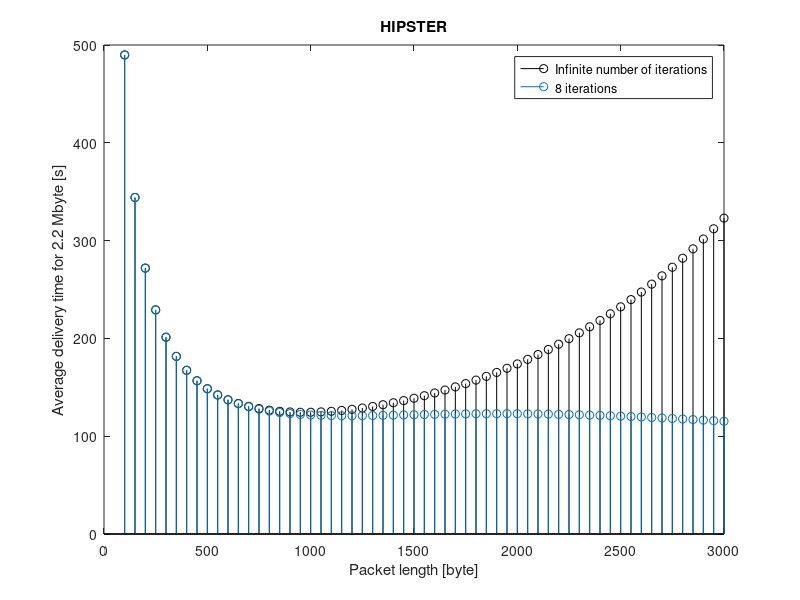
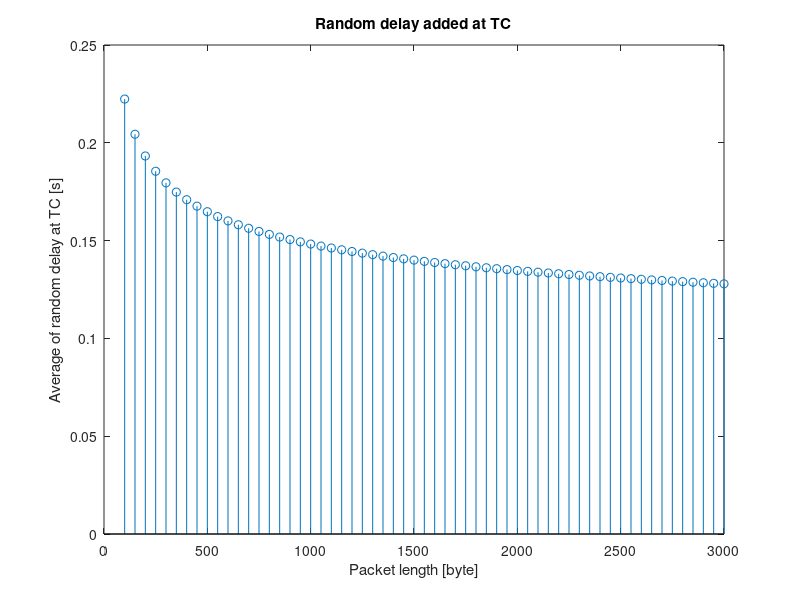
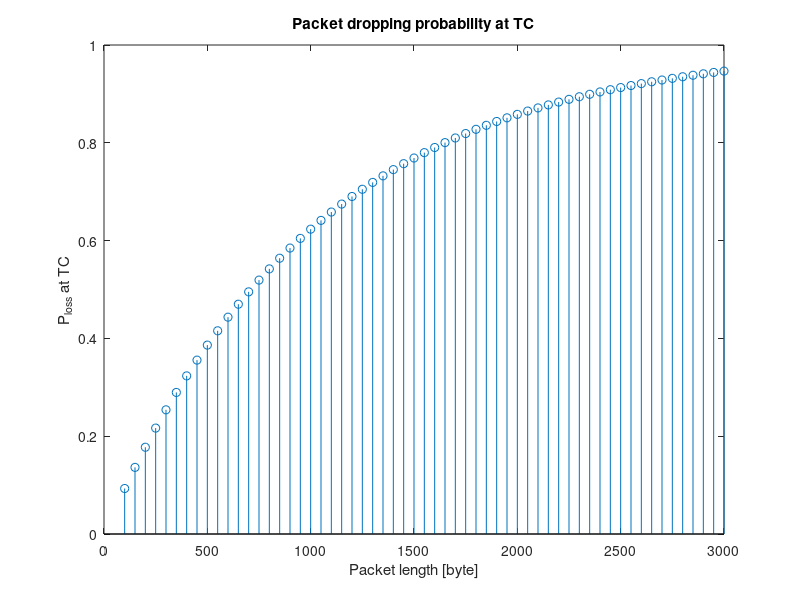
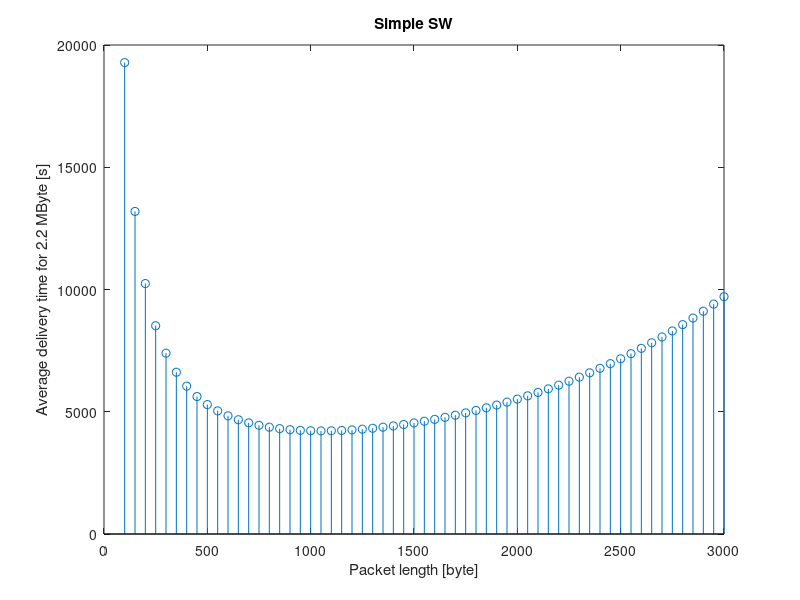

MATLAB code for these plots, in order:
clear all
close all
clc
% compute message delivery time over L for HIPSTER protocol 
% note that the computed times are average time as rand_dl is the average of
% an exp distr

% Please read the attached Comment file in order to understand the results

% Given:
tau1 = 40*10^-3; %s
tau2 = 40*10^-3; %s
R1 = 7*10^6; %bit/s
R2 = 7*10^6; %bit/s
H = 20+8+12; %bytes
H_HIP = 12; %bytes
M = 2.2*10^6; %bytes
comp_wait = 20*10^-3; %s


L = 100:50:3000; %bytes
rand_dl = 1024./log(L).*10^-3; %average!! in s
P_loss = 1 - exp(-L./1024);
number_packets = M./L;
rand_dl_ack = 1024/log(H_HIP)*10^-3;

k = 2*(tau1 + tau2) + H*8*(1/R1 + 1/R2) + rand_dl_ack; %constant in L

T_mat_HIP = k + (L + H)*8/R1 + rand_dl + number_packets.*(comp_wait + (L + 40)*8/R2)./(1-P_loss);%(1 + P_loss + P_loss.^2);
T_mat_ni = k + (L + H)*8/R1 + rand_dl + number_packets.*(comp_wait + (L + 40)*8/R2).*(1-P_loss.^8)./(1-P_loss);

[minval, index] = min(T_mat_HIP);
L_min = index*50


figure
stem(L, T_mat_HIP, 'k')
hold on
stem(L, T_mat_ni)
hold off
xlabel('Packet length [byte]');
ylabel('Average delivery time for 2.2 Mbyte [s]');
legend('Infinite number of iterations', '8 iterations');
title('HIPSTER');
figure
stem(L, rand_dl)
xlabel('Packet length [byte]');
ylabel('Average of random delay at TC [s]');
title('Random delay added at TC');
figure
stem(L, P_loss)
title('Packet dropping probability at TC');
xlabel('Packet length [byte]');
ylabel('P_{loss} at TC');


% compute message delivery time for simple stop and wait
t_onetx = (L+H)*8/R1 + tau1 + rand_dl + tau2 + (L+H)*8/R2;
t_oneack = (H)*8/R1 + tau1 + 1024/log(12)*10^-3 + tau2 + (H)*8/R2;

T_mat_SW = number_packets.*(t_onetx+t_oneack)./(1-P_loss);
figure
stem(L, T_mat_SW)
title('Simple SW');
xlabel('Packet length [byte]');
ylabel('Average delivery time for 2.2 MByte [s]');


%compute message delivery time for block stop&wait in HIPSTER fashion- see
%attached comments file
M_with_retx = M./(1 - P_loss);
number_packets_with_retx = M_with_retx./L;
N = [16 32 64]; %number of packets in a block
number_of_blocks = transpose(number_packets_with_retx) * (1./N);
L_complete = transpose(L) * ones(1, length(N));
N_complete = ones(length(L), 1) * N;
rand_mat = transpose(rand_dl) * ones(1, length(N));
P_mat = transpose(P_loss) * ones(1, length(N));

T_first_ack_sent = (L_complete+H) * 8/R1 + tau1 + tau2 + rand_mat + (L_complete+H) * 8/R2;
T_first_ack_received = T_first_ack_sent + H * 8/R1 + tau1 + tau2 + rand_dl_ack + (H) * 8/R2;
T_waiting_time = T_first_ack_received + N_complete.*(H * 8/R2);

T_tot = number_of_blocks.*T_waiting_time;

figure
plot(transpose(L), transpose(T_tot));

hold on
stem(L, T_mat_HIP, 'k');

xlabel('Packet length [byte]');
ylabel('Average delivery time for 2.2 Mbyte [s]');
legend('16-packet blocks', '32-packet blocks', '64-packet blocks', 'original HIPSTER');
title('HIPSTER v2');
